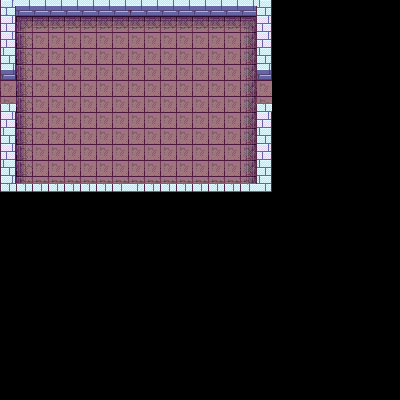

The image is a tile-based game level rendered from a .tmx file. Its description and source (layers, tilesets, objects; grid data summarised) follow:
An orthogonal 25x25 tile map with 16x16 px tiles, 5 tile layers (ground, sheets, walls, object, ...), 4 tilesets and 4 objects.

<map version="1.4" tiledversion="1.4.1" orientation="orthogonal" renderorder="right-down" width="25" height="25" tilewidth="16" tileheight="16" infinite="0" nextlayerid="7" nextobjectid="21">
 <tileset firstgid="1" source="House.tsx" />
 <tileset firstgid="1001" source="RPG Tileset.tsx" />
 <tileset firstgid="1517" source="ts_dungeon.tsx" />
 <tileset firstgid="3181" source="dungeon_tiles.tsx" />
 <layer id="1" name="ground" width="25" height="25">
  <data>[625 cells, 204 non-empty, 9 distinct tile ids]</data>
 </layer>
 <layer id="2" name="sheets" width="25" height="25">
  <data>[625 cells, 0 non-empty, 0 distinct tile ids]</data>
 </layer>
 <layer id="4" name="walls" width="25" height="25">
  <data>[625 cells, 52 non-empty, 11 distinct tile ids]</data>
 </layer>
 <layer id="3" name="object" width="25" height="25">
  <data>[625 cells, 0 non-empty, 0 distinct tile ids]</data>
 </layer>
 <layer id="6" name="PlayerOver" width="25" height="25">
  <data>[625 cells, 0 non-empty, 0 distinct tile ids]</data>
 </layer>
 <objectgroup id="5" name="collision">
  <object id="15" x="144.77" y="-0.0434783">
   <polygon points="0,0 0.0078125,16.1622 111.957,16.0435 111.913,81 127.957,81.1304 127.913,0.130435" />
  </object>
  <object id="16" x="127.957" y="81.0092" rotation="180">
   <polygon points="-16.9565,81.1304 -16.8213,64.8862 111.957,65.0869 111.913,0.1304 127.957,0 127.913,81" />
  </object>
  <object id="17" x="128" y="192.583" rotation="-180">
   <polygon points="-15.9205,0.460227 -16.4063,9.65049 111.957,9.61923 111.913,89.5508 127.832,89.5054 127.913,0.142053" />
  </object>
  <object id="18" x="144.837" y="102.682" rotation="360">
   <polygon points="-0.375,89.5054 -0.46875,80.2533 111.144,80.3549 111.913,0.142053 127.832,0.187453 127.913,89.5508" />
  </object>
 </objectgroup>
</map>
